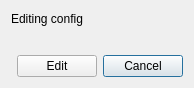
<?xml version="1.0" encoding="UTF-8"?>
<ui version="4.0">
 <class>EditConfigWindow</class>
 <widget class="QDialog" name="EditConfigWindow">
  <property name="geometry">
   <rect>
    <x>0</x>
    <y>0</y>
    <width>194</width>
    <height>88</height>
   </rect>
  </property>
  <property name="windowTitle">
   <string>Edit config</string>
  </property>
  <layout class="QGridLayout" name="gridLayout">
   <item row="1" column="0" colspan="2">
    <widget class="ConfigSettingsWidget" name="configSettingsWidget" native="true"/>
   </item>
   <item row="2" column="0">
    <spacer name="horizontalSpacer">
     <property name="orientation">
      <enum>Qt::Horizontal</enum>
     </property>
     <property name="sizeHint" stdset="0">
      <size>
       <width>1</width>
       <height>20</height>
      </size>
     </property>
    </spacer>
   </item>
   <item row="2" column="1">
    <layout class="QHBoxLayout" name="horizontalLayout">
     <item>
      <widget class="QPushButton" name="editPushButton">
       <property name="text">
        <string>Edit</string>
       </property>
       <property name="icon">
        <iconset theme="dialog-ok"/>
       </property>
      </widget>
     </item>
     <item>
      <widget class="QPushButton" name="cancelPushButton">
       <property name="text">
        <string>Cancel</string>
       </property>
       <property name="icon">
        <iconset theme="dialog-cancel"/>
       </property>
       <property name="default">
        <bool>true</bool>
       </property>
      </widget>
     </item>
    </layout>
   </item>
   <item row="0" column="0" colspan="2">
    <widget class="QLabel" name="baseInfoLabel">
     <property name="text">
      <string>Editing config </string>
     </property>
    </widget>
   </item>
  </layout>
 </widget>
 <customwidgets>
  <customwidget>
   <class>ConfigSettingsWidget</class>
   <extends>QWidget</extends>
   <header>widgets.ConfigSettingsWidget.ConfigSettingsWidget</header>
   <container>1</container>
  </customwidget>
 </customwidgets>
 <resources/>
 <connections>
  <connection>
   <sender>cancelPushButton</sender>
   <signal>clicked()</signal>
   <receiver>EditConfigWindow</receiver>
   <slot>close()</slot>
   <hints>
    <hint type="sourcelabel">
     <x>351</x>
     <y>269</y>
    </hint>
    <hint type="destinationlabel">
     <x>358</x>
     <y>145</y>
    </hint>
   </hints>
  </connection>
 </connections>
</ui>
